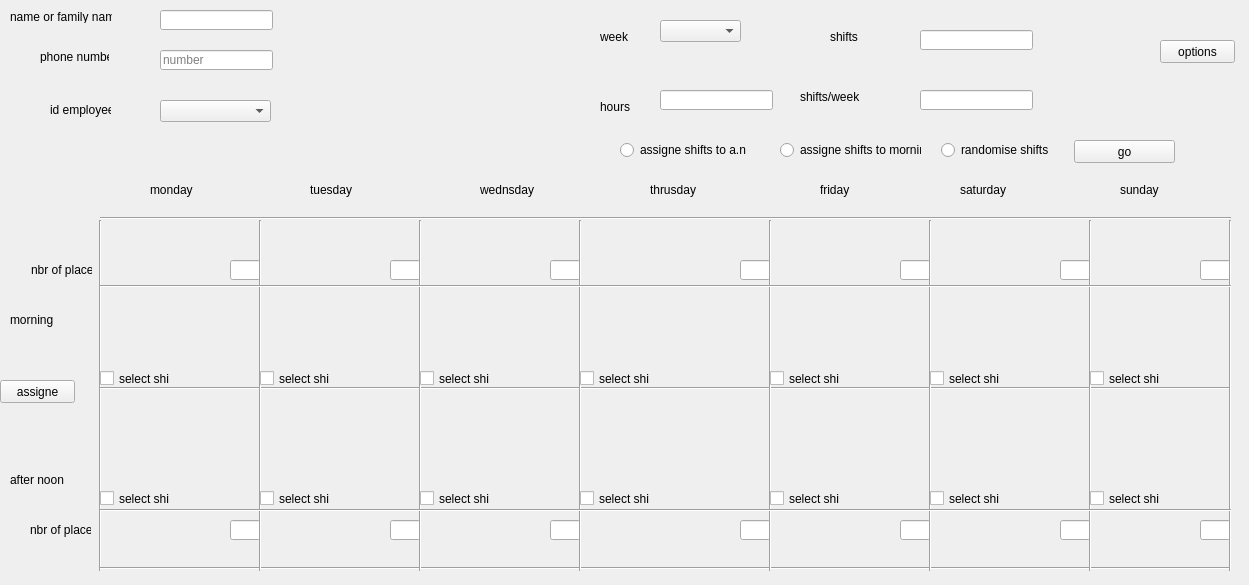
       <widget class="QWidget" name="tab_18">
        <attribute name="title">
         <string>assigne shifts</string>
        </attribute>
        <widget class="QLabel" name="label_10">
         <property name="geometry">
          <rect>
           <x>50</x>
           <y>100</y>
           <width>61</width>
           <height>20</height>
          </rect>
         </property>
         <property name="text">
          <string>id employee</string>
         </property>
        </widget>
        <widget class="QLineEdit" name="lineEdit_4">
         <property name="geometry">
          <rect>
           <x>160</x>
           <y>10</y>
           <width>113</width>
           <height>20</height>
          </rect>
         </property>
        </widget>
        <widget class="QLabel" name="label_11">
         <property name="geometry">
          <rect>
           <x>40</x>
           <y>50</y>
           <width>69</width>
           <height>13</height>
          </rect>
         </property>
         <property name="text">
          <string>phone number</string>
         </property>
        </widget>
        <widget class="QComboBox" name="comboBox_4">
         <property name="geometry">
          <rect>
           <x>160</x>
           <y>100</y>
           <width>111</width>
           <height>22</height>
          </rect>
         </property>
        </widget>
        <widget class="QLabel" name="label_12">
         <property name="geometry">
          <rect>
           <x>10</x>
           <y>10</y>
           <width>102</width>
           <height>13</height>
          </rect>
         </property>
         <property name="text">
          <string>name or family name </string>
         </property>
        </widget>
        <widget class="QLineEdit" name="lineEdit_6">
         <property name="geometry">
          <rect>
           <x>160</x>
           <y>50</y>
           <width>113</width>
           <height>20</height>
          </rect>
         </property>
         <property name="placeholderText">
          <string>number</string>
         </property>
        </widget>
        <widget class="QLabel" name="label_13">
         <property name="geometry">
          <rect>
           <x>350</x>
           <y>10</y>
           <width>101</width>
           <height>121</height>
          </rect>
         </property>
         <property name="text">
          <string/>
         </property>
        </widget>
        <widget class="QLabel" name="label_16">
         <property name="geometry">
          <rect>
           <x>600</x>
           <y>30</y>
           <width>69</width>
           <height>13</height>
          </rect>
         </property>
         <property name="text">
          <string>week</string>
         </property>
        </widget>
        <widget class="QComboBox" name="comboBox_5">
         <property name="geometry">
          <rect>
           <x>660</x>
           <y>20</y>
           <width>81</width>
           <height>22</height>
          </rect>
         </property>
        </widget>
        <widget class="QPushButton" name="pushButton_4">
         <property name="geometry">
          <rect>
           <x>0</x>
           <y>380</y>
           <width>75</width>
           <height>23</height>
          </rect>
         </property>
         <property name="text">
          <string>assigne</string>
         </property>
        </widget>
        <widget class="QLineEdit" name="lineEdit_7">
         <property name="geometry">
          <rect>
           <x>660</x>
           <y>90</y>
           <width>113</width>
           <height>20</height>
          </rect>
         </property>
        </widget>
        <widget class="QLabel" name="label_14">
         <property name="geometry">
          <rect>
           <x>600</x>
           <y>100</y>
           <width>69</width>
           <height>13</height>
          </rect>
         </property>
         <property name="text">
          <string>hours </string>
         </property>
        </widget>
        <widget class="QLineEdit" name="lineEdit_8">
         <property name="geometry">
          <rect>
           <x>920</x>
           <y>30</y>
           <width>113</width>
           <height>20</height>
          </rect>
         </property>
         <property name="text">
          <string/>
         </property>
        </widget>
        <widget class="QLabel" name="label_15">
         <property name="geometry">
          <rect>
           <x>830</x>
           <y>30</y>
           <width>69</width>
           <height>13</height>
          </rect>
         </property>
         <property name="text">
          <string>shifts</string>
         </property>
        </widget>
        <widget class="QLabel" name="label_19">
         <property name="geometry">
          <rect>
           <x>800</x>
           <y>90</y>
           <width>69</width>
           <height>13</height>
          </rect>
         </property>
         <property name="text">
          <string>shifts/week</string>
         </property>
        </widget>
        <widget class="QLineEdit" name="lineEdit_9">
         <property name="geometry">
          <rect>
           <x>920</x>
           <y>90</y>
           <width>113</width>
           <height>20</height>
          </rect>
         </property>
         <property name="text">
          <string/>
         </property>
        </widget>
        <widget class="QLineEdit" name="lineEdit_10">
         <property name="geometry">
          <rect>
           <x>230</x>
           <y>260</y>
           <width>31</width>
           <height>20</height>
          </rect>
         </property>
        </widget>
        <widget class="QLabel" name="label_20">
         <property name="geometry">
          <rect>
           <x>31</x>
           <y>260</y>
           <width>61</width>
           <height>20</height>
          </rect>
         </property>
         <property name="text">
          <string>nbr of places</string>
         </property>
        </widget>
        <widget class="QLineEdit" name="lineEdit_11">
         <property name="geometry">
          <rect>
           <x>390</x>
           <y>260</y>
           <width>31</width>
           <height>20</height>
          </rect>
         </property>
        </widget>
        <widget class="QLineEdit" name="lineEdit_12">
         <property name="geometry">
          <rect>
           <x>550</x>
           <y>260</y>
           <width>31</width>
           <height>20</height>
          </rect>
         </property>
        </widget>
        <widget class="QLineEdit" name="lineEdit_13">
         <property name="geometry">
          <rect>
           <x>740</x>
           <y>260</y>
           <width>31</width>
           <height>20</height>
          </rect>
         </property>
        </widget>
        <widget class="QLineEdit" name="lineEdit_14">
         <property name="geometry">
          <rect>
           <x>1060</x>
           <y>260</y>
           <width>31</width>
           <height>20</height>
          </rect>
         </property>
        </widget>
        <widget class="QLineEdit" name="lineEdit_15">
         <property name="geometry">
          <rect>
           <x>900</x>
           <y>260</y>
           <width>31</width>
           <height>20</height>
          </rect>
         </property>
        </widget>
        <widget class="QLineEdit" name="lineEdit_16">
         <property name="geometry">
          <rect>
           <x>120</x>
           <y>-160</y>
           <width>31</width>
           <height>20</height>
          </rect>
         </property>
        </widget>
        <widget class="QLabel" name="label_26">
         <property name="geometry">
          <rect>
           <x>50</x>
           <y>-160</y>
           <width>61</width>
           <height>20</height>
          </rect>
         </property>
         <property name="text">
          <string>nbr of places</string>
         </property>
        </widget>
        <widget class="QLineEdit" name="lineEdit_17">
         <property name="geometry">
          <rect>
           <x>430</x>
           <y>-160</y>
           <width>31</width>
           <height>20</height>
          </rect>
         </property>
        </widget>
        <widget class="QLineEdit" name="lineEdit_18">
         <property name="geometry">
          <rect>
           <x>280</x>
           <y>-160</y>
           <width>31</width>
           <height>20</height>
          </rect>
         </property>
        </widget>
        <widget class="QLabel" name="label_27">
         <property name="geometry">
          <rect>
           <x>210</x>
           <y>-160</y>
           <width>61</width>
           <height>20</height>
          </rect>
         </property>
         <property name="text">
          <string>nbr of places</string>
         </property>
        </widget>
        <widget class="QLabel" name="label_28">
         <property name="geometry">
          <rect>
           <x>360</x>
           <y>-160</y>
           <width>61</width>
           <height>20</height>
          </rect>
         </property>
         <property name="text">
          <string>nbr of places</string>
         </property>
        </widget>
        <widget class="QLineEdit" name="lineEdit_19">
         <property name="geometry">
          <rect>
           <x>230</x>
           <y>520</y>
           <width>31</width>
           <height>20</height>
          </rect>
         </property>
        </widget>
        <widget class="QLabel" name="label_29">
         <property name="geometry">
          <rect>
           <x>30</x>
           <y>520</y>
           <width>61</width>
           <height>20</height>
          </rect>
         </property>
         <property name="text">
          <string>nbr of places</string>
         </property>
        </widget>
        <widget class="QLineEdit" name="lineEdit_20">
         <property name="geometry">
          <rect>
           <x>550</x>
           <y>520</y>
           <width>31</width>
           <height>20</height>
          </rect>
         </property>
        </widget>
        <widget class="QLineEdit" name="lineEdit_21">
         <property name="geometry">
          <rect>
           <x>390</x>
           <y>520</y>
           <width>31</width>
           <height>20</height>
          </rect>
         </property>
        </widget>
        <widget class="QLineEdit" name="lineEdit_22">
         <property name="geometry">
          <rect>
           <x>740</x>
           <y>520</y>
           <width>31</width>
           <height>20</height>
          </rect>
         </property>
        </widget>
        <widget class="QLineEdit" name="lineEdit_23">
         <property name="geometry">
          <rect>
           <x>1060</x>
           <y>520</y>
           <width>31</width>
           <height>20</height>
          </rect>
         </property>
        </widget>
        <widget class="QLineEdit" name="lineEdit_24">
         <property name="geometry">
          <rect>
           <x>900</x>
           <y>520</y>
           <width>31</width>
           <height>20</height>
          </rect>
         </property>
        </widget>
        <widget class="QLineEdit" name="lineEdit_25">
         <property name="geometry">
          <rect>
           <x>1200</x>
           <y>520</y>
           <width>31</width>
           <height>20</height>
          </rect>
         </property>
        </widget>
        <widget class="QLineEdit" name="lineEdit_26">
         <property name="geometry">
          <rect>
           <x>1200</x>
           <y>260</y>
           <width>31</width>
           <height>20</height>
          </rect>
         </property>
        </widget>
        <widget class="QLabel" name="label_37">
         <property name="geometry">
          <rect>
           <x>10</x>
           <y>310</y>
           <width>61</width>
           <height>20</height>
          </rect>
         </property>
         <property name="text">
          <string>morning</string>
         </property>
        </widget>
        <widget class="QLabel" name="label_38">
         <property name="geometry">
          <rect>
           <x>10</x>
           <y>470</y>
           <width>61</width>
           <height>20</height>
          </rect>
         </property>
         <property name="text">
          <string>after noon</string>
         </property>
        </widget>
        <widget class="Line" name="line">
         <property name="geometry">
          <rect>
           <x>90</x>
           <y>220</y>
           <width>20</width>
           <height>351</height>
          </rect>
         </property>
         <property name="orientation">
          <enum>Qt::Vertical</enum>
         </property>
        </widget>
        <widget class="Line" name="line_2">
         <property name="geometry">
          <rect>
           <x>100</x>
           <y>380</y>
           <width>1131</width>
           <height>16</height>
          </rect>
         </property>
         <property name="orientation">
          <enum>Qt::Horizontal</enum>
         </property>
        </widget>
        <widget class="Line" name="line_3">
         <property name="geometry">
          <rect>
           <x>100</x>
           <y>210</y>
           <width>1131</width>
           <height>16</height>
          </rect>
         </property>
         <property name="orientation">
          <enum>Qt::Horizontal</enum>
         </property>
        </widget>
        <widget class="Line" name="line_4">
         <property name="geometry">
          <rect>
           <x>100</x>
           <y>560</y>
           <width>1131</width>
           <height>16</height>
          </rect>
         </property>
         <property name="orientation">
          <enum>Qt::Horizontal</enum>
         </property>
        </widget>
        <widget class="Line" name="line_5">
         <property name="geometry">
          <rect>
           <x>250</x>
           <y>220</y>
           <width>20</width>
           <height>351</height>
          </rect>
         </property>
         <property name="orientation">
          <enum>Qt::Vertical</enum>
         </property>
        </widget>
        <widget class="Line" name="line_6">
         <property name="geometry">
          <rect>
           <x>410</x>
           <y>220</y>
           <width>20</width>
           <height>351</height>
          </rect>
         </property>
         <property name="orientation">
          <enum>Qt::Vertical</enum>
         </property>
        </widget>
        <widget class="Line" name="line_7">
         <property name="geometry">
          <rect>
           <x>570</x>
           <y>220</y>
           <width>20</width>
           <height>351</height>
          </rect>
         </property>
         <property name="orientation">
          <enum>Qt::Vertical</enum>
         </property>
        </widget>
        <widget class="Line" name="line_8">
         <property name="geometry">
          <rect>
           <x>760</x>
           <y>220</y>
           <width>20</width>
           <height>351</height>
          </rect>
         </property>
         <property name="orientation">
          <enum>Qt::Vertical</enum>
         </property>
        </widget>
        <widget class="Line" name="line_9">
         <property name="geometry">
          <rect>
           <x>920</x>
           <y>220</y>
           <width>20</width>
           <height>351</height>
          </rect>
         </property>
         <property name="orientation">
          <enum>Qt::Vertical</enum>
         </property>
        </widget>
        <widget class="Line" name="line_10">
         <property name="geometry">
          <rect>
           <x>1080</x>
           <y>220</y>
           <width>20</width>
           <height>351</height>
          </rect>
         </property>
         <property name="orientation">
          <enum>Qt::Vertical</enum>
         </property>
        </widget>
        <widget class="Line" name="line_11">
         <property name="geometry">
          <rect>
           <x>1220</x>
           <y>220</y>
           <width>20</width>
           <height>351</height>
          </rect>
         </property>
         <property name="orientation">
          <enum>Qt::Vertical</enum>
         </property>
        </widget>
        <widget class="QLabel" name="label_39">
         <property name="geometry">
          <rect>
           <x>150</x>
           <y>180</y>
           <width>61</width>
           <height>20</height>
          </rect>
         </property>
         <property name="text">
          <string>monday</string>
         </property>
        </widget>
        <widget class="QLabel" name="label_40">
         <property name="geometry">
          <rect>
           <x>310</x>
           <y>180</y>
           <width>61</width>
           <height>20</height>
          </rect>
         </property>
         <property name="text">
          <string>tuesday</string>
         </property>
        </widget>
        <widget class="QLabel" name="label_41">
         <property name="geometry">
          <rect>
           <x>650</x>
           <y>180</y>
           <width>61</width>
           <height>20</height>
          </rect>
         </property>
         <property name="text">
          <string>thrusday</string>
         </property>
        </widget>
        <widget class="QLabel" name="label_42">
         <property name="geometry">
          <rect>
           <x>480</x>
           <y>180</y>
           <width>61</width>
           <height>20</height>
          </rect>
         </property>
         <property name="text">
          <string>wednsday</string>
         </property>
        </widget>
        <widget class="QLabel" name="label_79">
         <property name="geometry">
          <rect>
           <x>1120</x>
           <y>180</y>
           <width>61</width>
           <height>20</height>
          </rect>
         </property>
         <property name="text">
          <string>sunday</string>
         </property>
        </widget>
        <widget class="QLabel" name="label_80">
         <property name="geometry">
          <rect>
           <x>820</x>
           <y>180</y>
           <width>61</width>
           <height>20</height>
          </rect>
         </property>
         <property name="text">
          <string>friday</string>
         </property>
        </widget>
        <widget class="QLabel" name="label_81">
         <property name="geometry">
          <rect>
           <x>960</x>
           <y>180</y>
           <width>61</width>
           <height>20</height>
          </rect>
         </property>
         <property name="text">
          <string>saturday</string>
         </property>
        </widget>
        <widget class="QPushButton" name="pushButton_34">
         <property name="geometry">
          <rect>
           <x>1074</x>
           <y>140</y>
           <width>101</width>
           <height>23</height>
          </rect>
         </property>
         <property name="text">
          <string>go</string>
         </property>
        </widget>
        <widget class="QRadioButton" name="radioButton_6">
         <property name="geometry">
          <rect>
           <x>941</x>
           <y>140</y>
           <width>111</width>
           <height>20</height>
          </rect>
         </property>
         <property name="text">
          <string>randomise shifts</string>
         </property>
        </widget>
        <widget class="QRadioButton" name="radioButton_7">
         <property name="geometry">
          <rect>
           <x>780</x>
           <y>140</y>
           <width>141</width>
           <height>20</height>
          </rect>
         </property>
         <property name="text">
          <string>assigne shifts to morning</string>
         </property>
        </widget>
        <widget class="QRadioButton" name="radioButton_8">
         <property name="geometry">
          <rect>
           <x>620</x>
           <y>140</y>
           <width>141</width>
           <height>20</height>
          </rect>
         </property>
         <property name="text">
          <string>assigne shifts to a.n</string>
         </property>
        </widget>
        <widget class="QPushButton" name="pushButton_35">
         <property name="geometry">
          <rect>
           <x>1160</x>
           <y>40</y>
           <width>75</width>
           <height>23</height>
          </rect>
         </property>
         <property name="text">
          <string>options</string>
         </property>
        </widget>
        <widget class="Line" name="line_56">
         <property name="geometry">
          <rect>
           <x>100</x>
           <y>278</y>
           <width>1131</width>
           <height>16</height>
          </rect>
         </property>
         <property name="orientation">
          <enum>Qt::Horizontal</enum>
         </property>
        </widget>
        <widget class="Line" name="line_57">
         <property name="geometry">
          <rect>
           <x>100</x>
           <y>502</y>
           <width>1131</width>
           <height>16</height>
          </rect>
         </property>
         <property name="orientation">
          <enum>Qt::Horizontal</enum>
         </property>
        </widget>
        <widget class="QCheckBox" name="checkBox_15">
         <property name="geometry">
          <rect>
           <x>100</x>
           <y>370</y>
           <width>70</width>
           <height>17</height>
          </rect>
         </property>
         <property name="text">
          <string>select shift</string>
         </property>
        </widget>
        <widget class="QCheckBox" name="checkBox_16">
         <property name="geometry">
          <rect>
           <x>100</x>
           <y>490</y>
           <width>70</width>
           <height>17</height>
          </rect>
         </property>
         <property name="text">
          <string>select shift</string>
         </property>
        </widget>
        <widget class="QCheckBox" name="checkBox_33">
         <property name="geometry">
          <rect>
           <x>260</x>
           <y>490</y>
           <width>70</width>
           <height>17</height>
          </rect>
         </property>
         <property name="text">
          <string>select shift</string>
         </property>
        </widget>
        <widget class="QCheckBox" name="checkBox_34">
         <property name="geometry">
          <rect>
           <x>260</x>
           <y>370</y>
           <width>70</width>
           <height>17</height>
          </rect>
         </property>
         <property name="text">
          <string>select shift</string>
         </property>
        </widget>
        <widget class="QCheckBox" name="checkBox_35">
         <property name="geometry">
          <rect>
           <x>930</x>
           <y>490</y>
           <width>70</width>
           <height>17</height>
          </rect>
         </property>
         <property name="text">
          <string>select shift</string>
         </property>
        </widget>
        <widget class="QCheckBox" name="checkBox_36">
         <property name="geometry">
          <rect>
           <x>770</x>
           <y>490</y>
           <width>70</width>
           <height>17</height>
          </rect>
         </property>
         <property name="text">
          <string>select shift</string>
         </property>
        </widget>
        <widget class="QCheckBox" name="checkBox_37">
         <property name="geometry">
          <rect>
           <x>770</x>
           <y>370</y>
           <width>70</width>
           <height>17</height>
          </rect>
         </property>
         <property name="text">
          <string>select shift</string>
         </property>
        </widget>
        <widget class="QCheckBox" name="checkBox_38">
         <property name="geometry">
          <rect>
           <x>930</x>
           <y>370</y>
           <width>70</width>
           <height>17</height>
          </rect>
         </property>
         <property name="text">
          <string>select shift</string>
         </property>
        </widget>
        <widget class="QCheckBox" name="checkBox_39">
         <property name="geometry">
          <rect>
           <x>580</x>
           <y>490</y>
           <width>70</width>
           <height>17</height>
          </rect>
         </property>
         <property name="text">
          <string>select shift</string>
         </property>
        </widget>
        <widget class="QCheckBox" name="checkBox_40">
         <property name="geometry">
          <rect>
           <x>420</x>
           <y>490</y>
           <width>70</width>
           <height>17</height>
          </rect>
         </property>
         <property name="text">
          <string>select shift</string>
         </property>
        </widget>
        <widget class="QCheckBox" name="checkBox_41">
         <property name="geometry">
          <rect>
           <x>420</x>
           <y>370</y>
           <width>70</width>
           <height>17</height>
          </rect>
         </property>
         <property name="text">
          <string>select shift</string>
         </property>
        </widget>
        <widget class="QCheckBox" name="checkBox_42">
         <property name="geometry">
          <rect>
           <x>580</x>
           <y>370</y>
           <width>70</width>
           <height>17</height>
          </rect>
         </property>
         <property name="text">
          <string>select shift</string>
         </property>
        </widget>
        <widget class="QCheckBox" name="checkBox_43">
         <property name="geometry">
          <rect>
           <x>1090</x>
           <y>490</y>
           <width>70</width>
           <height>17</height>
          </rect>
         </property>
         <property name="text">
          <string>select shift</string>
         </property>
        </widget>
        <widget class="QCheckBox" name="checkBox_44">
         <property name="geometry">
          <rect>
           <x>1090</x>
           <y>370</y>
           <width>70</width>
           <height>17</height>
          </rect>
         </property>
         <property name="text">
          <string>select shift</string>
         </property>
        </widget>
       </widget>
